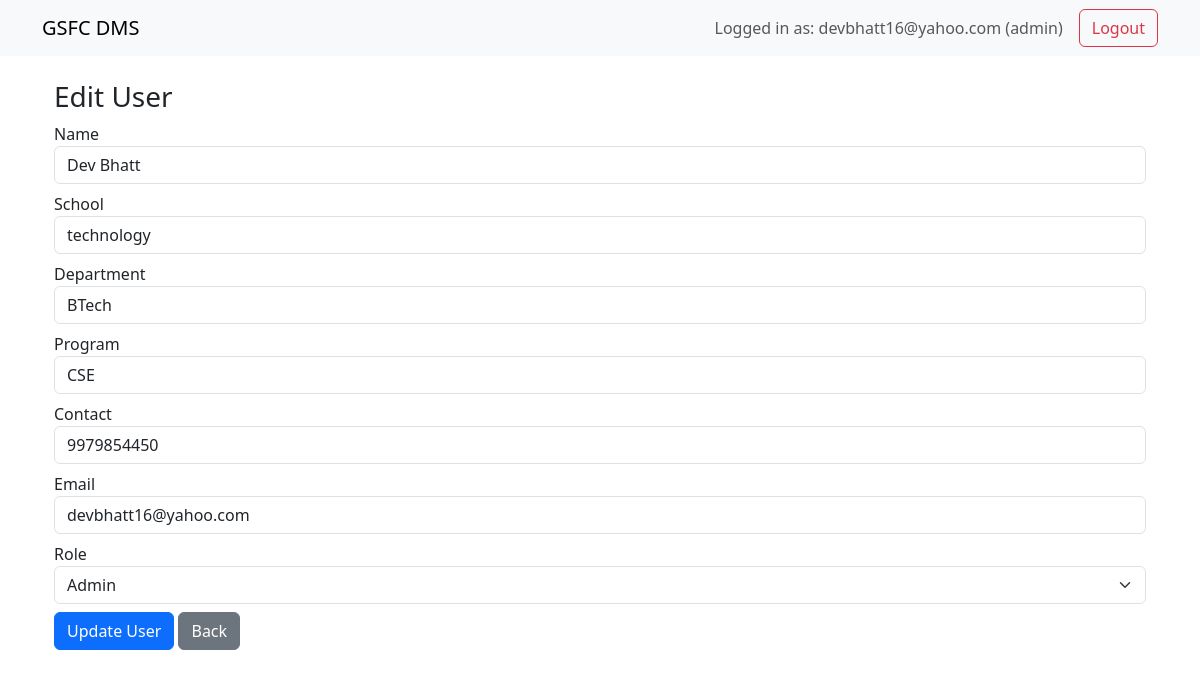
The app's page /edit_user/1 (signed in) with its own data.
### tables this page shows
CREATE TABLE users (
                id INTEGER PRIMARY KEY AUTOINCREMENT,
                name TEXT NOT NULL,
                school TEXT NOT NULL,
                department TEXT NOT NULL,
                program TEXT NOT NULL,
                contact TEXT NOT NULL,
                email TEXT UNIQUE NOT NULL,
                password_hash TEXT NOT NULL,
                role TEXT NOT NULL
            );

### app.py (the view, shortened to what this page needs)
@app.route('/edit_user/<int:id>', methods=['GET', 'POST'])
def edit_user(id):
    if session.get('role') != 'admin':
        flash('Access restricted to admins.', 'danger')
        return redirect(url_for('login'))
    try:
        with sqlite3.connect('database/users.db') as conn:
            user = conn.execute('SELECT * FROM users WHERE id = ?', (id,)).fetchone()
            if not user:
                flash('User not found.', 'danger')
                return redirect(url_for('manage_users'))
        return render_template('edit_profile.html', user=user)
    except sqlite3.IntegrityError:
        flash('Email already exists.', 'danger')
        return redirect(url_for('edit_user', id=id))
    except Exception as e:
        print("EDIT USER ERROR:", str(e))
        flash('Error processing user data: ' + str(e), 'danger')
        return redirect(url_for('manage_users'))

### templates/edit_profile.html (shortened to what this page needs)
{% extends 'base.html' %}
{% block content %}
<div class="container mt-4">
  <h3>Edit User</h3>
  <form method="POST">
    <div class="mb-2"><label>Name</label>
      <input type="text" name="name" class="form-control" value="{{ user[1] }}" required>
    </div>
    <div class="mb-2"><label>School</label>
      <input type="text" name="school" class="form-control" value="{{ user[2] }}" required>
    </div>
    <div class="mb-2"><label>Department</label>
      <input type="text" name="department" class="form-control" value="{{ user[3] }}" required>
    </div>
    <div class="mb-2"><label>Program</label>
      <input type="text" name="program" class="form-control" value="{{ user[4] }}" required>
    </div>
    <div class="mb-2"><label>Contact</label>
      <input type="text" name="contact" class="form-control" value="{{ user[5] }}" required>
    </div>
    <div class="mb-2"><label>Email</label>
      <input type="email" name="email" class="form-control" value="{{ user[6] }}" readonly>
    </div>
    <div class="mb-2"><label>Role</label>
      <select name="role" class="form-select" required>
        <option value="admin" {% if user[8] == 'admin' %}selected{% endif %}>Admin</option>
      </select>
    </div>
    <button type="submit" class="btn btn-primary">Update User</button>
    <a href="{{ url_for('manage_users') }}" class="btn btn-secondary">Back</a>
  </form>
</div>
{% endblock %}

### templates/base.html (shortened to what this page needs)
<!DOCTYPE html>
<html lang="en">
<head>
  <link href="https://cdn.jsdelivr.net/npm/bootstrap@5.3.0/dist/css/bootstrap.min.css" rel="stylesheet">
</head>
<body>
  <nav class="navbar navbar-expand-lg navbar-light bg-light">
    <div class="container">
      <a class="navbar-brand" href="{{ url_for('index') }}">GSFC DMS</a>
      {% if session.get('user') %}
        <div class="ms-auto d-flex align-items-center">
          <span class="navbar-text me-3">
            Logged in as: {{ session['user'] }} ({{ session['role'] }})
          </span>
          <a href="{{ url_for('logout') }}" class="btn btn-outline-danger">Logout</a>
        </div>
      {% endif %}
    </div>
  </nav>
  <div class="container mt-4">
    {% block content %}{% endblock %}
  </div>
</body>
</html>

### records on screen
users: user "devbhatt16@yahoo.com", role "admin", name "Dev Bhatt", school "technology", department "BTech", program "CSE", contact "9979854450", email "devbhatt16@yahoo.com", role "Admin"
